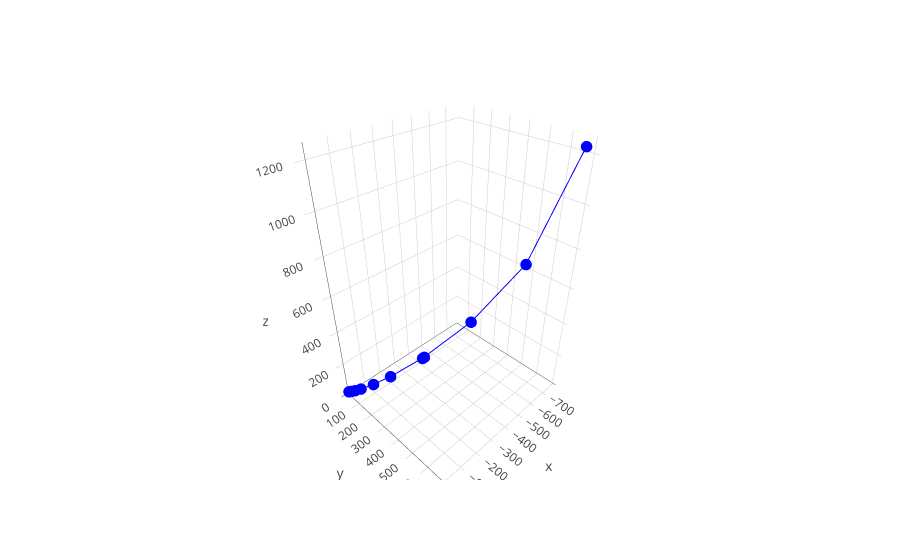

Notebook code cell kept with this figure:
### Markdown cell above
## Plot a Track

### Code cell
row = 5229
track = plot_trajectory(row)

data = []
data.append(track)

fig = go.Figure(data=data)
offline.iplot(fig, filename='simple-3d-scatter')
print ('Complete')

### Figure 1 — Plotly figure (JSON) as saved in the notebook; plotly's stock layout.template omitted (floating-point values rounded to 4 significant figures)
{"data": [{"marker": {"color": "blue", "size": 4}, "mode": "lines+markers", "name": "Trajectory", "type": "scatter3d", "x": [7.713, 14.5, 14.79, 14.85, 18.64, 18.43, 5.959, -23.29, -99.62, -95.4, -230.4, -423.2, -759.3], "y": [31.05, 69.65, 71.73, 72.23, 114.4, 171.5, 264.1, 358.2, 491.8, 486.2, 615.7, 699.8, 676.2], "z": [29.06, 66.88, 68.91, 69.4, 109.9, 164.9, 255.5, 351.4, 501.3, 494.5, 675.7, 881.0, 1226.0]}], "layout": {}}
